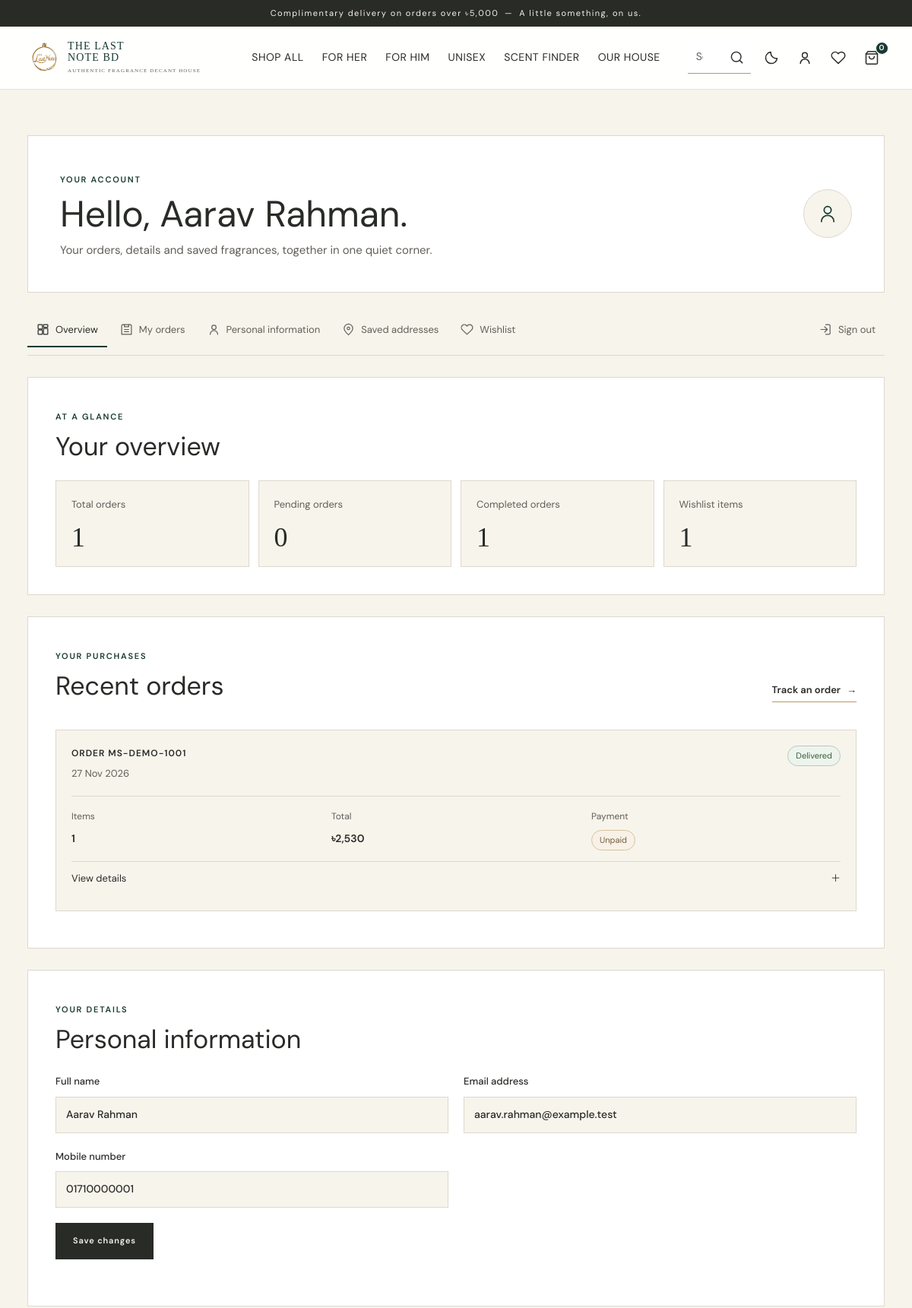
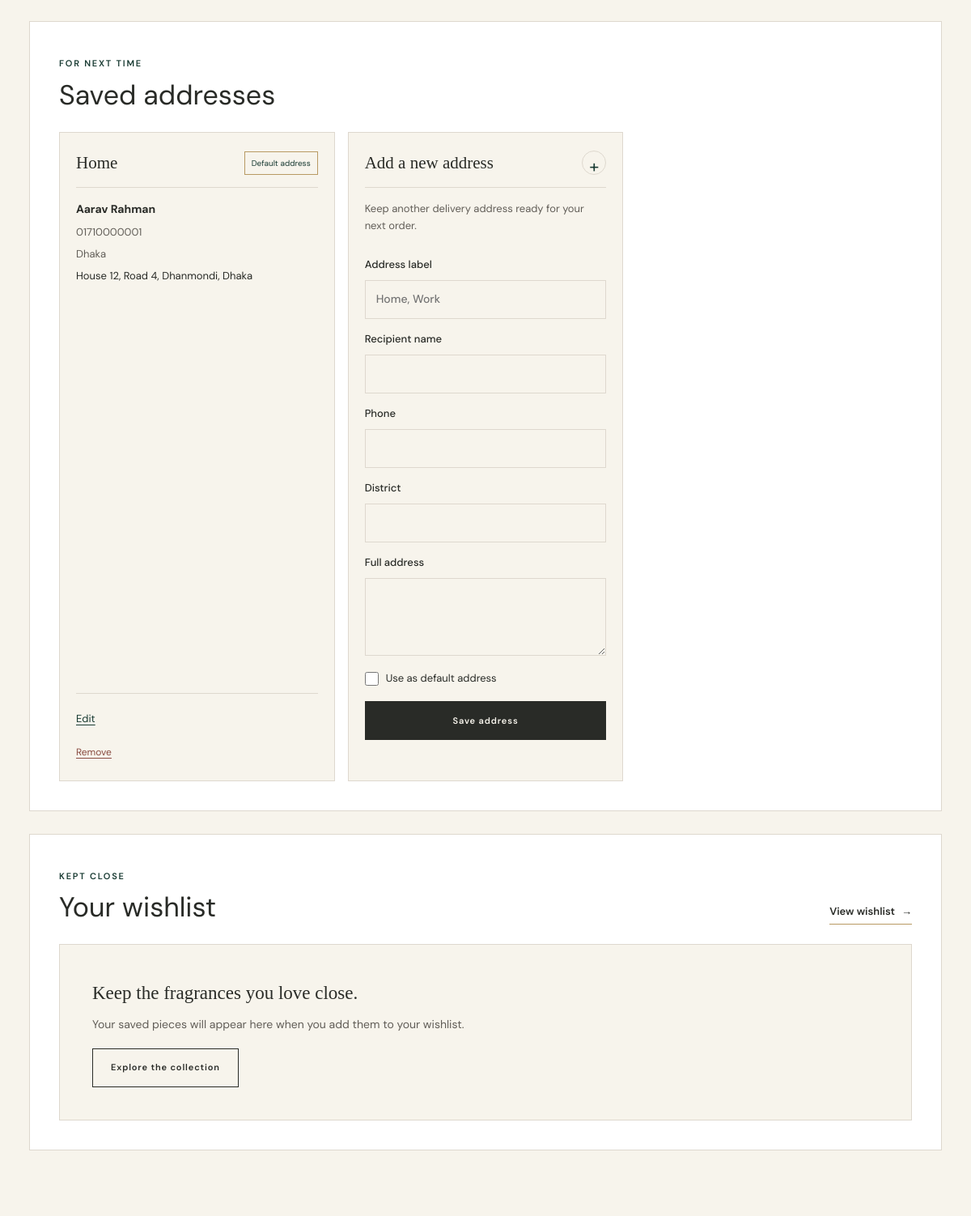
The app's page /?page=account (signed in, upper part) with its own data (2 pictures, top to bottom).
### tables this page shows
CREATE TABLE
  orders (
    id BIGINT UNSIGNED AUTO_INCREMENT PRIMARY KEY,
    order_number VARCHAR(32) NOT NULL UNIQUE,
    idempotency_token CHAR(32) NOT NULL UNIQUE,
    customer_id BIGINT UNSIGNED NULL,
    delivery_zone_id BIGINT UNSIGNED NULL,
    customer_name VARCHAR(120) NOT NULL,
    phone VARCHAR(24) NOT NULL,
    phone_normalized VARCHAR(20) NOT NULL,
    email VARCHAR(190) NULL,
    district VARCHAR(120) NOT NULL,
    delivery_address TEXT NOT NULL,
    order_note TEXT NULL,
    payment_method ENUM ('bkash', 'nagad', 'cod') NOT NULL,
    payment_status ENUM (
      'unpaid',
      'pending_verification',
      'verified',
      'rejected',
      'refunded'
    ) NOT NULL DEFAULT 'unpaid',
    order_status ENUM (
      'pending',
      'confirmed',
      'processing',
      'shipped',
      'delivered',
      'cancelled'
    ) NOT NULL DEFAULT 'pending',
    subtotal DECIMAL(12, 2) NOT NULL,
    discount_amount DECIMAL(12, 2) NOT NULL DEFAULT 0,
    delivery_fee DECIMAL(12, 2) NOT NULL DEFAULT 0,
    grand_total DECIMAL(12, 2) NOT NULL,
    gift_message VARCHAR(500) NULL,
    gift_wrap TINYINT (1) NOT NULL DEFAULT 0,
    cancellation_note VARCHAR(300) NULL,
    created_at DATETIME NOT NULL DEFAULT CURRENT_TIMESTAMP,
    updated_at DATETIME NOT NULL DEFAULT CURRENT_TIMESTAMP ON UPDATE CURRENT_TIMESTAMP,
    CONSTRAINT fk_orders_customer FOREIGN KEY (customer_id) REFERENCES customers (id) ON DELETE SET NULL,
    CONSTRAINT fk_orders_zone FOREIGN KEY (delivery_zone_id) REFERENCES delivery_zones (id) ON DELETE SET NULL,
    INDEX idx_orders_status_date (order_status, created_at),
    INDEX idx_orders_phone_number (phone_normalized, order_number),
    INDEX idx_orders_customer (customer_id, created_at)
  );

CREATE TABLE
  customer_addresses (
    id BIGINT UNSIGNED AUTO_INCREMENT PRIMARY KEY,
    customer_id BIGINT UNSIGNED NOT NULL,
    label VARCHAR(60) NOT NULL DEFAULT 'Home',
    recipient_name VARCHAR(120) NOT NULL,
    phone VARCHAR(24) NOT NULL,
    phone_normalized VARCHAR(20) NOT NULL,
    district VARCHAR(120) NOT NULL,
    address TEXT NOT NULL,
    is_default TINYINT (1) NOT NULL DEFAULT 0,
    created_at DATETIME NOT NULL DEFAULT CURRENT_TIMESTAMP,
    CONSTRAINT fk_addresses_customer FOREIGN KEY (customer_id) REFERENCES customers (id) ON DELETE CASCADE,
    INDEX idx_addresses_customer (customer_id, is_default)
  );

### index.php (called while the page is built, shortened)
<?php
require_once __DIR__ . '/services/StoreService.php';
$page = preg_replace('/[^a-z-]/', '', (string) ($_GET['page'] ?? 'home')) ?: 'home';
$viewPath = __DIR__ . '/views/' . $page . '.php';
require __DIR__ . '/includes/header.php';
require $viewPath;
require __DIR__ . '/includes/footer.php';

### includes/functions.php (called while the page is built, shortened)
<?php
function h(?string $value): string
{
    return htmlspecialchars($value ?? '', ENT_QUOTES | ENT_SUBSTITUTE, 'UTF-8');
}
function money(float|int|string|null $amount): string
{
    return '৳' . number_format((float) $amount, 0);
}
function app_url(string $page = 'home', array $params = []): string
{
    return '?' . http_build_query(['page' => $page] + $params);
}
function current_customer_id(): ?int
{
    return isset($_SESSION['customer_id']) ? (int) $_SESSION['customer_id'] : null;
}

### services/StoreService.php (called while the page is built, shortened)
<?php
final class StoreService
{
    public function customerAddresses(int $customerId): array
    {
        $stmt = $this->pdo->prepare('SELECT id, label, recipient_name, phone, district, address, is_default FROM customer_addresses WHERE customer_id = :id ORDER BY is_default DESC, created_at DESC');
        $stmt->execute(['id' => $customerId]);
        return $stmt->fetchAll();
    }
}

### views/account.php (the view, shortened to what this page needs)
<?php
$accountCustomerId = current_customer_id();
$pdo = database();
$accountCustomerId = (int) $accountCustomerId;
$accountName = trim((string) ($_SESSION['customer_name'] ?? ''));
$summaryQuery = $pdo->prepare(
  "SELECT COUNT(*) AS total_orders,
        COALESCE(SUM(order_status = 'pending'), 0) AS pending_orders,
        COALESCE(SUM(order_status = 'delivered'), 0) AS completed_orders
     FROM orders
     WHERE customer_id = :customer_id"
);
$summaryQuery->execute(['customer_id' => $accountCustomerId]);
$orderSummary = $summaryQuery->fetch() ?: ['total_orders' => 0, 'pending_orders' => 0, 'completed_orders' => 0];
$ordersQuery = $pdo->prepare(
  'SELECT o.id, o.order_number, o.order_status, o.payment_status, o.grand_total, o.created_at,
        COALESCE((SELECT SUM(oi.quantity) FROM order_items oi WHERE oi.order_id = o.id), 0) AS item_count
     FROM orders o
     WHERE o.customer_id = :customer_id
     ORDER BY o.created_at DESC
     LIMIT 5'
);
$ordersQuery->execute(['customer_id' => $accountCustomerId]);
$accountOrders = $ordersQuery->fetchAll();
$orderItemsByOrder = [];
if ($accountOrders) {
  $orderIds = array_map(static function (array $order): int {
    return (int) $order['id'];
  }, $accountOrders);
  $placeholders = implode(',', array_fill(0, count($orderIds), '?'));
  $itemsQuery = $pdo->prepare(
    'SELECT oi.order_id, oi.product_id, oi.product_name, oi.size_label, oi.quantity, oi.unit_price, oi.line_total, p.slug
         FROM order_items oi
         LEFT JOIN products p ON p.id = oi.product_id
         WHERE oi.order_id IN (' . $placeholders . ')
         ORDER BY oi.id'
  );
  $itemsQuery->execute($orderIds);
  foreach ($itemsQuery->fetchAll() as $item) {
    $orderItemsByOrder[(int) $item['order_id']][] = $item;
  }
}
$accountAddresses = (new StoreService($pdo))->customerAddresses($accountCustomerId);
$wishlistCountQuery = $pdo->prepare('SELECT COUNT(*) FROM wishlist_items WHERE customer_id = :customer_id');
$wishlistCountQuery->execute(['customer_id' => $accountCustomerId]);
$wishlistCount = (int) $wishlistCountQuery->fetchColumn();
$wishlistQuery = $pdo->prepare(
  'SELECT p.id, p.name, p.slug, p.short_description, b.name AS brand_name,
        (SELECT pi.image_path FROM product_images pi WHERE pi.product_id = p.id ORDER BY pi.sort_order, pi.id LIMIT 1) AS image_path,
        (SELECT MIN(v.price) FROM product_variants v WHERE v.product_id = p.id AND v.is_active = 1) AS min_price,
        (SELECT v.id FROM product_variants v WHERE v.product_id = p.id AND v.is_active = 1 AND v.stock_quantity > 0 ORDER BY v.sort_order, v.price, v.id LIMIT 1) AS available_variant_id
     FROM wishlist_items wi
     JOIN products p ON p.id = wi.product_id
     JOIN brands b ON b.id = p.brand_id
     WHERE wi.customer_id = :customer_id AND p.is_active = 1 AND p.is_visible = 1
     ORDER BY wi.created_at DESC'
);
$wishlistQuery->execute(['customer_id' => $accountCustomerId]);
$accountWishlist = $wishlistQuery->fetchAll();
?>
<section class="section account-dashboard">
  <header class="account-hero">
    <div class="account-hero-copy">
      <span class="eyebrow">Your account</span>
      <h1>Hello, <?= h($accountName) ?>.</h1>
      <p>Your orders, details and saved fragrances, together in one quiet corner.</p>
    </div>
    <div class="account-avatar" aria-hidden="true">
      <svg viewBox="0 0 24 24" fill="none" stroke="currentColor" stroke-width="1.5" stroke-linecap="round" stroke-linejoin="round">
        <circle cx="12" cy="8" r="4" />
        <path d="M5 21a7 7 0 0 1 14 0" />
      </svg>
    </div>
  </header>
  <nav class="account-nav" aria-label="Account navigation" data-account-nav>
    <a href="#account-overview" aria-current="page">
      Overview
    </a>
    <a href="#account-orders">
      <svg aria-hidden="true" viewBox="0 0 24 24" fill="none" stroke="currentColor" stroke-width="1.7" stroke-linecap="round" stroke-linejoin="round">
        <path d="M8 3H5a2 2 0 0 0-2 2v16h18V5a2 2 0 0 0-2-2h-3" />
        <path d="M8 3h8v4H8zM8 12h8m-8 4h8" />
      </svg>
      My orders
    </a>
    <a href="#account-personal">
      <svg aria-hidden="true" viewBox="0 0 24 24" fill="none" stroke="currentColor" stroke-width="1.7" stroke-linecap="round" stroke-linejoin="round">
        <circle cx="12" cy="8" r="4" />
        <path d="M5 21a7 7 0 0 1 14 0" />
      </svg>
      Personal information
    </a>
    <a href="#account-addresses">
      <svg aria-hidden="true" viewBox="0 0 24 24" fill="none" stroke="currentColor" stroke-width="1.7" stroke-linecap="round" stroke-linejoin="round">
        <path d="M20 10c0 5-8 12-8 12S4 15 4 10a8 8 0 1 1 16 0Z" />
        <circle cx="12" cy="10" r="2.5" />
      </svg>
      Saved addresses
    </a>
    <a href="#account-wishlist">
      <svg aria-hidden="true" viewBox="0 0 24 24" fill="none" stroke="currentColor" stroke-width="1.7" stroke-linecap="round" stroke-linejoin="round">
        <path d="M20.8 4.6a5.5 5.5 0 0 0-7.8 0L12 5.7l-1.1-1.1a5.5 5.5 0 0 0-7.8 7.8l1.1 1.1L12 21l7.8-7.5 1.1-1.1a5.5 5.5 0 0 0-.1-7.8Z" />
      </svg>
      Wishlist
    </a>
    <form action="api/index.php" method="post" data-api-form data-account-signout>
      <button type="submit">
        <svg aria-hidden="true" viewBox="0 0 24 24" fill="none" stroke="currentColor" stroke-width="1.7" stroke-linecap="round" stroke-linejoin="round">
          <path d="M10 17l5-5-5-5m5 5H3" />
          <path d="M12 3h6a2 2 0 0 1 2 2v14a2 2 0 0 1-2 2h-6" />
        </svg>
        Sign out
      </button>
    </form>
  </nav>
  <section class="account-panel" id="account-overview" aria-labelledby="account-overview-title">
    <div class="account-section-heading">
      <div>
        <span class="eyebrow">At a glance</span>
        <h2 id="account-overview-title">Your overview</h2>
      </div>
    </div>
    <div class="account-stat-grid">
      <article class="account-stat"><span>Total orders</span><strong><?= (int) $orderSummary['total_orders'] ?></strong></article>
      <article class="account-stat"><span>Pending orders</span><strong><?= (int) $orderSummary['pending_orders'] ?></strong></article>
      <article class="account-stat"><span>Completed orders</span><strong><?= (int) $orderSummary['completed_orders'] ?></strong></article>
      <article class="account-stat"><span>Wishlist items</span><strong data-wishlist-total><?= $wishlistCount ?></strong></article>
    </div>
  </section>
  <section class="account-panel" id="account-orders" aria-labelledby="account-orders-title">
    <div class="account-section-heading">
      <div>
        <span class="eyebrow">Your purchases</span>
        <h2 id="account-orders-title">Recent orders</h2>
      </div>
      <?php if ($accountOrders): ?><a class="text-link" href="<?= h(app_url('track')) ?>">Track an order <span aria-hidden="true">→</span></a><?php endif; ?>
    </div>
    <?php if (!$accountOrders): ?>
      <div class="account-empty">
        <h3>Your first fragrance is still out there.</h3>
        <p>When you place an order, its details will find a home here.</p>
        <a class="button button-dark" href="<?= h(app_url('shop')) ?>">Explore the collection</a>
      </div>
    <?php else: ?>
      <div class="account-orders">
        <?php foreach ($accountOrders as $order): ?>
          <article class="account-order">
            <div class="account-order-top">
              <div>
                <span class="eyebrow">Order <?= h($order['order_number']) ?></span>
                <span class="order-date"><?= h(date('j M Y', strtotime($order['created_at']))) ?></span>
              </div>
              <span class="status-pill status-<?= h($order['order_status']) ?>"><?= h(ucfirst($order['order_status'])) ?></span>
            </div>
            <div class="account-order-summary">
              <div><span>Items</span><strong><?= (int) $order['item_count'] ?></strong></div>
              <div><span>Total</span><strong><?= money($order['grand_total']) ?></strong></div>
              <div><span>Payment</span><span class="status-pill status-<?= h($order['payment_status']) ?>"><?= h(ucfirst(str_replace('_', ' ', $order['payment_status']))) ?></span></div>
            </div>
            <details class="account-order-details">
              <summary>View details <span aria-hidden="true">＋</span></summary>
            </details>
          </article>
        <?php endforeach; ?>
      </div>
    <?php endif; ?>
  </section>
  <section class="account-panel" id="account-personal" aria-labelledby="account-personal-title">
    <div class="account-section-heading">
      <div>
        <span class="eyebrow">Your details</span>
        <h2 id="account-personal-title">Personal information</h2>
      </div>
    </div>
    <form class="account-form-grid" action="api/index.php" method="post" data-api-form>
      <label>Full name<input name="full_name" value="<?= h($_SESSION['customer_name'] ?? '') ?>" required minlength="2" maxlength="120" autocomplete="name"></label>
      <label>Email address<input name="email" type="email" value="<?= h($_SESSION['customer_email'] ?? '') ?>" maxlength="190" autocomplete="email"></label>
      <label>Mobile number<input name="phone" type="tel" value="<?= h($_SESSION['customer_phone'] ?? '') ?>" required maxlength="24" autocomplete="tel"></label>
      <div class="account-form-actions"><button class="button button-dark" type="submit">Save changes</button>
      </div>
    </form>
  </section>
  <section class="account-panel" id="account-addresses" aria-labelledby="account-addresses-title">
    <div class="account-section-heading">
      <div>
        <span class="eyebrow">For next time</span>
        <h2 id="account-addresses-title">Saved addresses</h2>
      </div>
    </div>
    <div class="account-address-grid">
      <?php foreach ($accountAddresses as $savedAddress): ?>
        <article class="account-address-card">
          <div class="account-address-heading">
            <h3><?= h($savedAddress['label']) ?></h3>
            <?php if ((int) $savedAddress['is_default']): ?><span class="account-default-label">Default address</span><?php endif; ?>
          </div>
          <div class="account-address-copy">
            <strong><?= h($savedAddress['recipient_name']) ?></strong>
            <a href="tel:<?= h(preg_replace('/[^+\d]/', '', $savedAddress['phone'])) ?>"><?= h($savedAddress['phone']) ?></a>
            <span><?= h($savedAddress['district']) ?></span>
            <p><?= nl2br(h($savedAddress['address'])) ?></p>
          </div>
          <div class="account-address-actions">
            <details class="account-address-edit">
              <summary>Edit</summary>
            </details>
            <form action="api/index.php" method="post" data-api-form data-success="Address removed.">
              <button class="account-text-button account-remove-button" type="submit">Remove</button>
            </form>
          </div>
        </article>
      <?php endforeach; ?>
      <article class="account-address-card account-address-new">
        <div class="account-address-heading">
          <h3>Add a new address</h3>
          <span class="account-address-add-icon" aria-hidden="true">+</span>
        </div>
        <p class="account-address-prompt">Keep another delivery address ready for your next order.</p>
        <form action="api/index.php" method="post" data-api-form data-success="Address saved.">
          <label>Address label<input name="label" maxlength="50" placeholder="Home, Work" required></label>
          <label>Recipient name<input name="recipient_name" maxlength="120" required autocomplete="name"></label>
          <label>Phone<input name="phone" maxlength="24" required autocomplete="tel"></label>
          <label>District<input name="district" maxlength="120" required></label>
          <label>Full address<textarea name="address" maxlength="500" minlength="8" required rows="3"></textarea></label>
          <label class="account-checkbox"><input type="checkbox" name="is_default" value="1"><span>Use as default address</span></label>
          <button class="button button-dark" type="submit">Save address</button>
          <p class="form-message" aria-live="polite"></p>
        </form>
      </article>
    </div>
  </section>
  <section class="account-panel" id="account-wishlist" aria-labelledby="account-wishlist-title">
    <div class="account-section-heading">
      <div>
        <span class="eyebrow">Kept close</span>
        <h2 id="account-wishlist-title">Your wishlist</h2>
      </div>
      <a class="text-link" href="<?= h(app_url('wishlist')) ?>">View wishlist <span aria-hidden="true">→</span></a>
    </div>
    <div class="account-empty account-wishlist-empty" data-account-wishlist-empty <?= $accountWishlist ? 'hidden' : '' ?>>
      <h3>Keep the fragrances you love close.</h3>
      <p>Your saved pieces will appear here when you add them to your wishlist.</p>
      <a class="button button-outline" href="<?= h(app_url('shop')) ?>">Explore the collection</a>
    </div>
  </section>
</section>

### records on screen
orders: order_number "MS-DEMO-1001", created_at "27 Nov 2026", order_status "Delivered", item_count "1", grand_total "৳2,530", payment_status "Unpaid"
customer_addresses: label "Home", is_default "Default address", recipient_name "Aarav Rahman", phone "01710000001", district "Dhaka", address "House 12, Road 4, Dhanmondi, Dhaka"

### other values on screen
cart_count() "0"
$accountName "Aarav Rahman"
$orderSummary['total_orders'] "1"
$orderSummary['pending_orders'] "0"
$orderSummary['completed_orders'] "1"
$wishlistCount "1"
